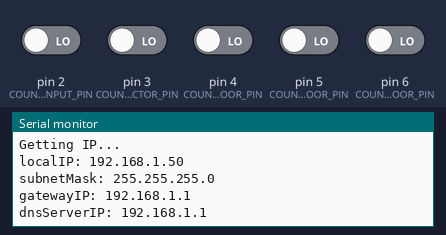
Bench run of a sketch on a simulated Arduino Uno, built with avr-gcc and run on an emulated ATmega328P. Parts: the last lines printed to the serial monitor. Inputs (shaded band) come from the test bench; at power-on: pin 2 (COUNTER_INPUT_PIN), pin 3 (COUNTER_COLLECTOR_PIN), pin 4 (COUNTER_WARMFLOOR_PIN), pin 5 (COUNTER_FIRSTFLOOR_PIN), pin 6 (COUNTER_SECONDFLOOR_PIN) LOW. WiFi joins after 1.5 s; servers stay silent unless stated.

Above: at 2.7 s.
2.8 s: pin 2 (COUNTER_INPUT_PIN) driven HIGH
At 3.3 s:
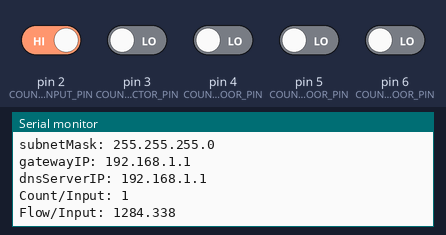
4.3 s: pin 3 (COUNTER_COLLECTOR_PIN) driven HIGH
At 5.5 s:
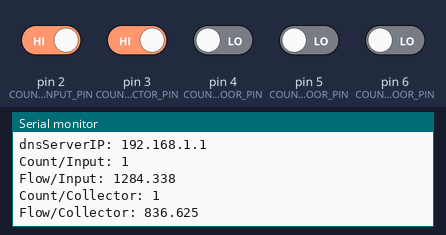
5.8 s: pin 4 (COUNTER_WARMFLOOR_PIN) driven HIGH
At 6.8 s:
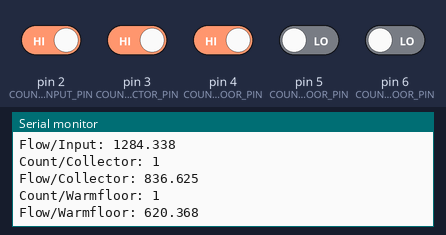
7.3 s: pin 5 (COUNTER_FIRSTFLOOR_PIN) driven HIGH
At 8.0 s:
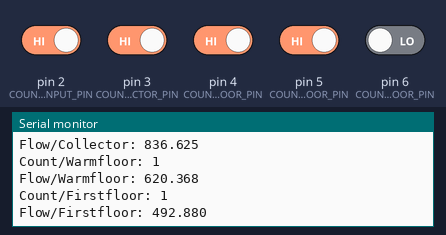
8.8 s: pin 6 (COUNTER_SECONDFLOOR_PIN) driven HIGH
At 9.1 s:
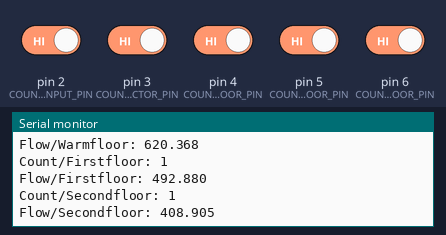

Measured:
- after the input at 2.8 s, the serial monitor: prints a new line at once (image 1)
- after the input at 4.3 s, the serial monitor: prints a new line at once (image 2)
- after the input at 5.8 s, the serial monitor: prints a new line at once (image 3)
- after the input at 7.3 s, the serial monitor: prints a new line at once (image 4)
- after the input at 8.8 s, the serial monitor: prints a new line at once (image 5)

The sketch:

2017-10-24_01_48_31_702.ino
```cpp
/*
Name:		mqttTS.ino
*/

#include <Ethernet.h>
#include <PubSubClient.h>
#include <Bounce2.h>


long now = 0;

EthernetClient ethClient;
byte MAC_ADDRESS[] = { 0x90, 0xA2, 0xDA, 0x0D, 0x31, 0xB8 };

#define IOT_SERVER "mqtt.thingspeak.com"
#define CHANELL_ID "344138"
#define WRITE_API_KEY "MVZK45X89XJ2E8EZ"
PubSubClient iotClient(ethClient);
unsigned long iotlastReconnectAttempt = 0;
unsigned long iotlastSendTime = 0;
bool addAmp = false;

#define COUNTER_INPUT_PIN 2
Bounce debouncerInputPin = Bounce();
bool counterInputUpdated = false;
unsigned int counterInputCount = 0;
unsigned long counterInputTime = 0;
unsigned long counterInputFlow = 0;

#define COUNTER_COLLECTOR_PIN 3
Bounce debouncerCollectorPin = Bounce();
bool counterCollectorUpdated = false;
unsigned int counterCollectorCount = 0;
unsigned long counterCollectorTime = 0;
unsigned long counterCollectorFlow = 0;

#define COUNTER_WARMFLOOR_PIN 4
Bounce debouncerWarmfloorPin = Bounce();
bool counterWarmfloorUpdated = false;
unsigned int counterWarmfloorCount = 0;
unsigned long counterWarmfloorTime = 0;
unsigned long counterWarmfloorFlow = 0;

#define COUNTER_FIRSTFLOOR_PIN 5
Bounce debouncerFirstfloorPin = Bounce();
bool counterFirstfloorUpdated = false;
unsigned int counterFirstfloorCount = 0;
unsigned long counterFirstfloorTime = 0;
unsigned long counterFirstfloorFlow = 0;

#define COUNTER_SECONDFLOOR_PIN 6
Bounce debouncerSecondfloorPin = Bounce();
bool counterSecondfloorUpdated = false;
unsigned int counterSecondfloorCount = 0;
unsigned long counterSecondfloorTime = 0;
unsigned long counterSecondfloorFlow = 0;

boolean iotReconnect() {
	if (iotClient.connect("arduinoClient")) {
		Serial.println("connected!");
		// Once connected, publish an announcement...
		iotClient.publish("outTopic", "hello world");
	}
	return iotClient.connected();
}

void setup() {
	pinMode(COUNTER_INPUT_PIN, INPUT);
	debouncerInputPin.attach(COUNTER_INPUT_PIN);
	debouncerInputPin.interval(5);
	pinMode(COUNTER_COLLECTOR_PIN, INPUT);
	debouncerCollectorPin.attach(COUNTER_COLLECTOR_PIN);
	debouncerCollectorPin.interval(5);
	pinMode(COUNTER_WARMFLOOR_PIN, INPUT);
	debouncerWarmfloorPin.attach(COUNTER_WARMFLOOR_PIN);
	debouncerWarmfloorPin.interval(5);
	pinMode(COUNTER_FIRSTFLOOR_PIN, INPUT);
	debouncerFirstfloorPin.attach(COUNTER_FIRSTFLOOR_PIN);
	debouncerFirstfloorPin.interval(5);
	pinMode(COUNTER_SECONDFLOOR_PIN, INPUT);
	debouncerSecondfloorPin.attach(COUNTER_SECONDFLOOR_PIN);
	debouncerSecondfloorPin.interval(5);
	Serial.begin(115200);
	Serial.println("Getting IP...");
	Ethernet.begin(MAC_ADDRESS);
	Serial.print("localIP: ");		Serial.println(Ethernet.localIP());
	Serial.print("subnetMask: ");	Serial.println(Ethernet.subnetMask());
	Serial.print("gatewayIP: ");	Serial.println(Ethernet.gatewayIP());
	Serial.print("dnsServerIP: ");	Serial.println(Ethernet.dnsServerIP());
	iotClient.setServer(IOT_SERVER, 1883);
}

void loop()
{
	if (!iotClient.connected()) {
		now = millis();
		if (now - iotlastReconnectAttempt > 15000) {
			iotlastReconnectAttempt = now;
			// Attempt to reconnect
			Serial.print("[IOT] Connecting...");
			iotReconnect();
			//if (iotReconnect()) { iotlastReconnectAttempt = 0; }
		}
	}
	else {
		// Client connected
		now = millis();
		addAmp = false;
		String iotString = String("");
		if (now - iotlastSendTime > 15000) {
			if (counterInputUpdated) {
				iotString = String("field1=") + String(counterInputFlow / 1000);
				addAmp = true;
				counterInputUpdated = false;
			}
			if (counterCollectorUpdated) {
				if (addAmp) { iotString = iotString + String("&");}
				iotString = iotString + String("field2=") + String(counterCollectorFlow / 1000);
				addAmp = true;
				counterCollectorUpdated = false;
			}
			if (counterWarmfloorUpdated) {
				if (addAmp) { iotString = iotString + String("&"); }
				iotString = iotString + String("field3=") + String(counterWarmfloorFlow / 1000);
				addAmp = true;
				counterWarmfloorUpdated = false;
			}
			if (counterFirstfloorUpdated) {
				if (addAmp) { iotString = iotString + String("&"); }
				iotString = iotString + String("field4=") + String(counterFirstfloorFlow / 1000);
				addAmp = true;
				counterFirstfloorUpdated = false;
			}
			if (counterSecondfloorUpdated) {
				if (addAmp) { iotString = iotString + String("&"); }
				iotString = iotString + String("field5=") + String(counterSecondfloorFlow / 1000);
				addAmp = true;
				counterSecondfloorUpdated = false;
			}
			//String data = String("field1=" + String(t, DEC) + "&field2=" + String(h, DEC) + "&field3=" + String(lightLevel, DEC));
			Serial.println(iotString);
			// Publish data to ThingSpeak. Replace <YOUR-CHANNEL-ID> with your channel ID and <YOUR-CHANNEL-WRITEAPIKEY> with your write API key
			iotClient.publish("channels/344138/publish/MVZK45X89XJ2E8EZ", iotString.c_str());
			iotlastSendTime = now;
		}
		iotClient.loop();
	}

	if (debouncerInputPin.update()) {
		if (debouncerInputPin.rose()) {
			now = millis();
			counterInputCount++;
			counterInputUpdated = true;
			float b = (3600000.0 / (now - counterInputTime));
			counterInputFlow = b * 1000.0;
			Serial.print("Count/Input: ");
			Serial.println(counterInputCount);
			Serial.print("Flow/Input: ");
			Serial.print(counterInputFlow / 1000);
			Serial.print(".");
			Serial.println(counterInputFlow % 1000);
			counterInputTime = now;
		}
	}
	if (debouncerCollectorPin.update()) {
		if (debouncerCollectorPin.rose()) {
			now = millis();
			counterCollectorCount++;
			counterCollectorUpdated = true;
			float b = (3600000.0 / (now - counterCollectorTime));
			counterCollectorFlow = b * 1000.0;
			Serial.print("Count/Collector: ");
			Serial.println(counterCollectorCount);
			Serial.print("Flow/Collector: ");
			Serial.print(counterCollectorFlow / 1000);
			Serial.print(".");
			Serial.println(counterCollectorFlow % 1000);
			counterCollectorTime = now;
		}
	}
	if (debouncerWarmfloorPin.update()) {
		if (debouncerWarmfloorPin.rose()) {
			now = millis();
			counterWarmfloorCount++;
			counterWarmfloorUpdated = true;
			float b = (3600000.0 / (now - counterWarmfloorTime));
			counterWarmfloorFlow = b * 1000.0;
			Serial.print("Count/Warmfloor: ");
			Serial.println(counterWarmfloorCount);
			Serial.print("Flow/Warmfloor: ");
			Serial.print(counterWarmfloorFlow / 1000);
			Serial.print(".");
			Serial.println(counterWarmfloorFlow % 1000);
			counterWarmfloorTime = now;
		}
	}
	if (debouncerFirstfloorPin.update()) {
		if (debouncerFirstfloorPin.rose()) {
			now = millis();
			counterFirstfloorCount++;
			counterFirstfloorUpdated = true;
			float b = (3600000.0 / (now - counterFirstfloorTime));
			counterFirstfloorFlow = b * 1000.0;
			Serial.print("Count/Firstfloor: ");
			Serial.println(counterFirstfloorCount);
			Serial.print("Flow/Firstfloor: ");
			Serial.print(counterFirstfloorFlow / 1000);
			Serial.print(".");
			Serial.println(counterFirstfloorFlow % 1000);
			counterFirstfloorTime = now;
		}
	}
	if (debouncerSecondfloorPin.update()) {
		if (debouncerSecondfloorPin.rose()) {
			now = millis();
			counterSecondfloorCount++;
			counterSecondfloorUpdated = true;
			float b = (3600000.0 / (now - counterSecondfloorTime));
			counterSecondfloorFlow = b * 1000.0;
			Serial.print("Count/Secondfloor: ");
			Serial.println(counterSecondfloorCount);
			Serial.print("Flow/Secondfloor: ");
			Serial.print(counterSecondfloorFlow / 1000);
			Serial.print(".");
			Serial.println(counterSecondfloorFlow % 1000);
			counterSecondfloorTime = now;
		}
	}
}
```
